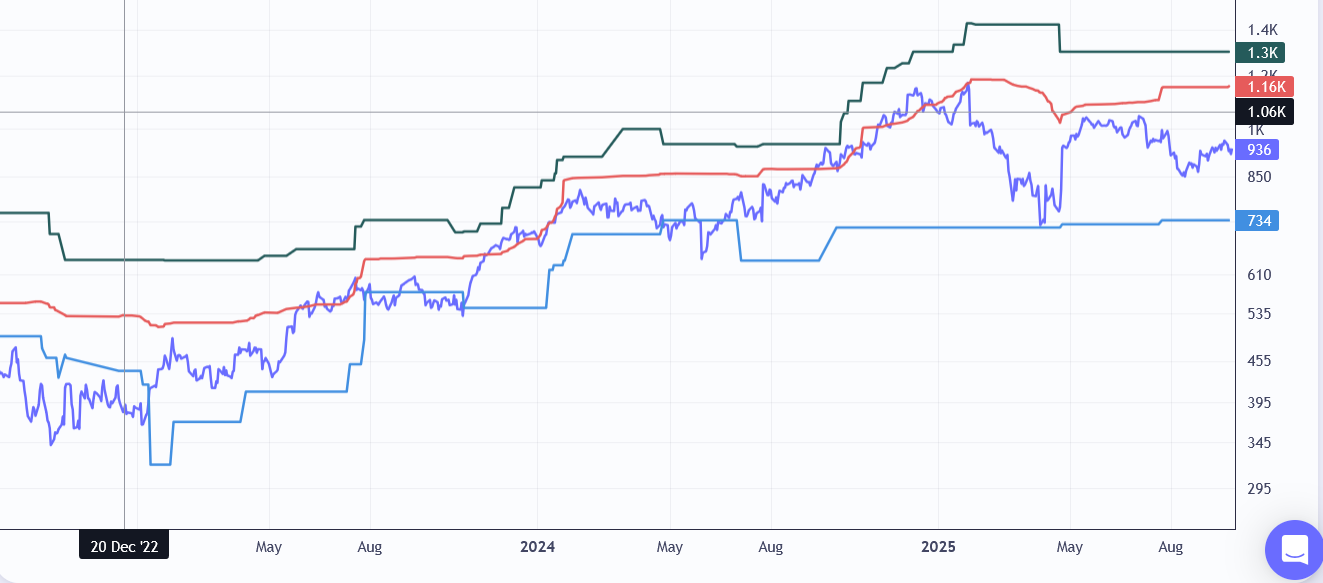
#> input picture data/img.png, 1323 x 583 px
$ python -i geometry.py   (imports and definitions only)
#> lines starting #> are read from the running program, lines starting #| are printed output that depends on the picture
#> further down, picture is the input picture: shape (583, 1323, 3); mean B, G, R 249.5, 244.4, 243.4
import cv2
import numpy as np


# [154 lines left out: functions cluster_data, cut_chart_area, find_largest_empty_rectangle, not called in this run]


def get_lines(img):
    gray = cv2.cvtColor(img, cv2.COLOR_BGR2GRAY)
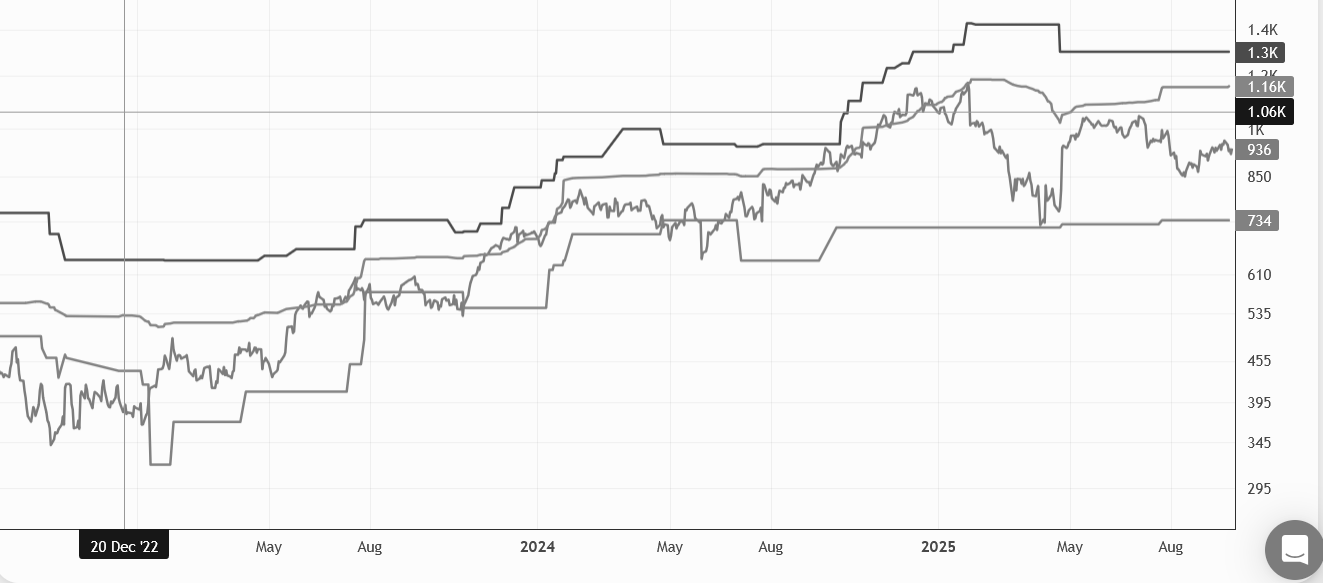
#> gray: shape (583, 1323); min 23, max 255, mean 244.8
    edges = cv2.Canny(gray, 50, 150, apertureSize=3)
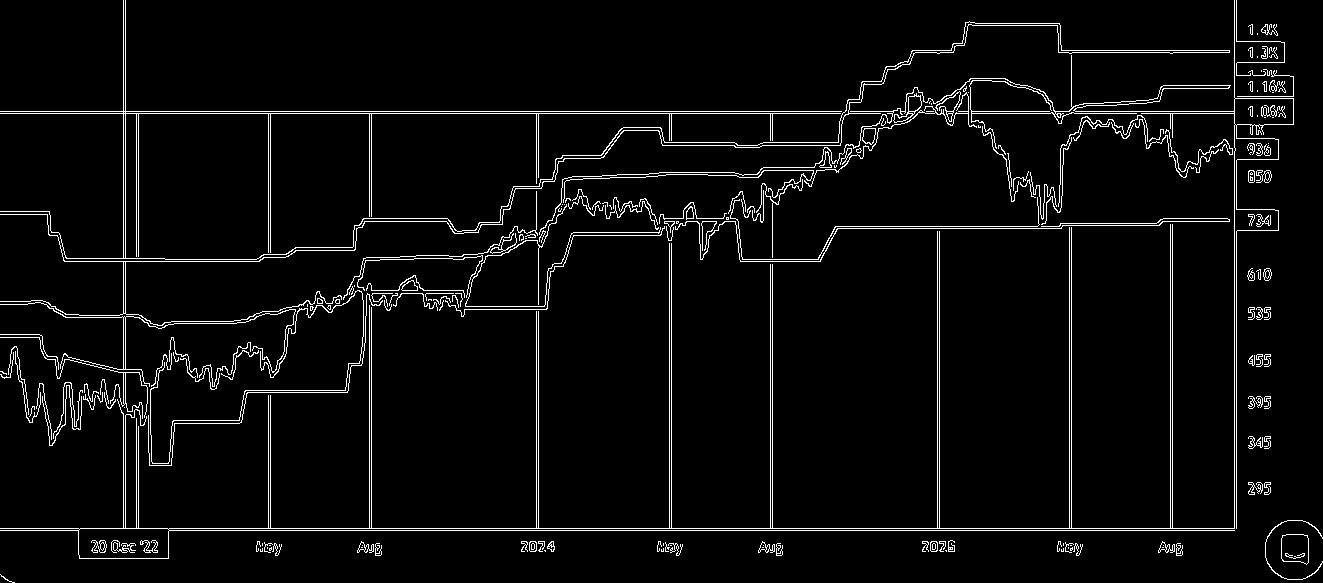
#> edges: shape (583, 1323); 4.1% white in thin lines or dots

    lines = cv2.HoughLinesP(
        edges, 1, np.pi / 180, threshold=100, minLineLength=50, maxLineGap=10
    )
#> lines = 87 rows, first 6: [0, 113, 1234, 113], [0, 528, 1236, 528], [0, 111, 1234, 111], [169, 530, 1234, 530], [1234, 527, 1234, 0], [125, 527, 125, 415]

    if lines is not None:
        return np.array([line[0] for line in lines])

    return []


# [93 lines left out: functions find_largest_rectangle, get_column_bboxes, get_row_bboxes, not called in this run]

>>> import cv2
>>> picture = cv2.imread('data/img.png')
>>> result = get_lines(picture)
#> result has the same summary as lines in get_lines
